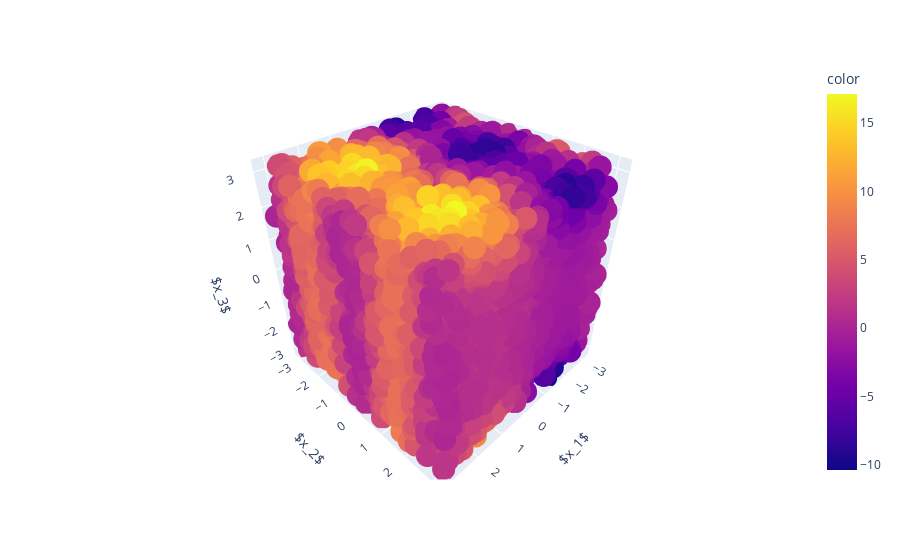

This figure's notebook cell:
### Code cell
fig = px.scatter_3d(x=param_values[:, 0], y=param_values[:, 1], z=param_values[:, 2], color=Y)
fig.update_layout(scene = dict(
                    xaxis_title=r'$x_1$',
                    yaxis_title=r'$x_2$',
                    zaxis_title=r'$x_3$'))
fig.show()

### Figure 1 — Plotly figure (JSON) as saved in the notebook; plotly's stock layout.template omitted (floating-point values rounded to 4 significant figures; data arrays with more than 128 entries replaced by an {"elided": "..."} marker saying what was removed)
{"data": [{"hovertemplate": "x=%{x}<br>y=%{y}<br>z=%{z}<br>color=%{marker.color}<extra></extra>", "legendgroup": "", "marker": {"color": {"elided": "8192 float values"}, "coloraxis": "coloraxis", "symbol": "circle"}, "mode": "markers", "name": "", "scene": "scene", "showlegend": false, "type": "scatter3d", "x": {"elided": "8192 float values"}, "y": {"elided": "8192 float values"}, "z": {"elided": "8192 float values"}}], "layout": {"coloraxis": {"colorbar": {"title": {"text": "color"}}, "colorscale": [[0, "#0d0887"], [0.1111, "#46039f"], [0.2222, "#7201a8"], [0.3333, "#9c179e"], [0.4444, "#bd3786"], [0.5556, "#d8576b"], [0.6667, "#ed7953"], [0.7778, "#fb9f3a"], [0.8889, "#fdca26"], [1, "#f0f921"]]}, "legend": {"tracegroupgap": 0}, "margin": {"t": 60}, "scene": {"domain": {"x": [0, 1], "y": [0, 1]}, "xaxis": {"title": {"text": "$x_1$"}}, "yaxis": {"title": {"text": "$x_2$"}}, "zaxis": {"title": {"text": "$x_3$"}}}}}
